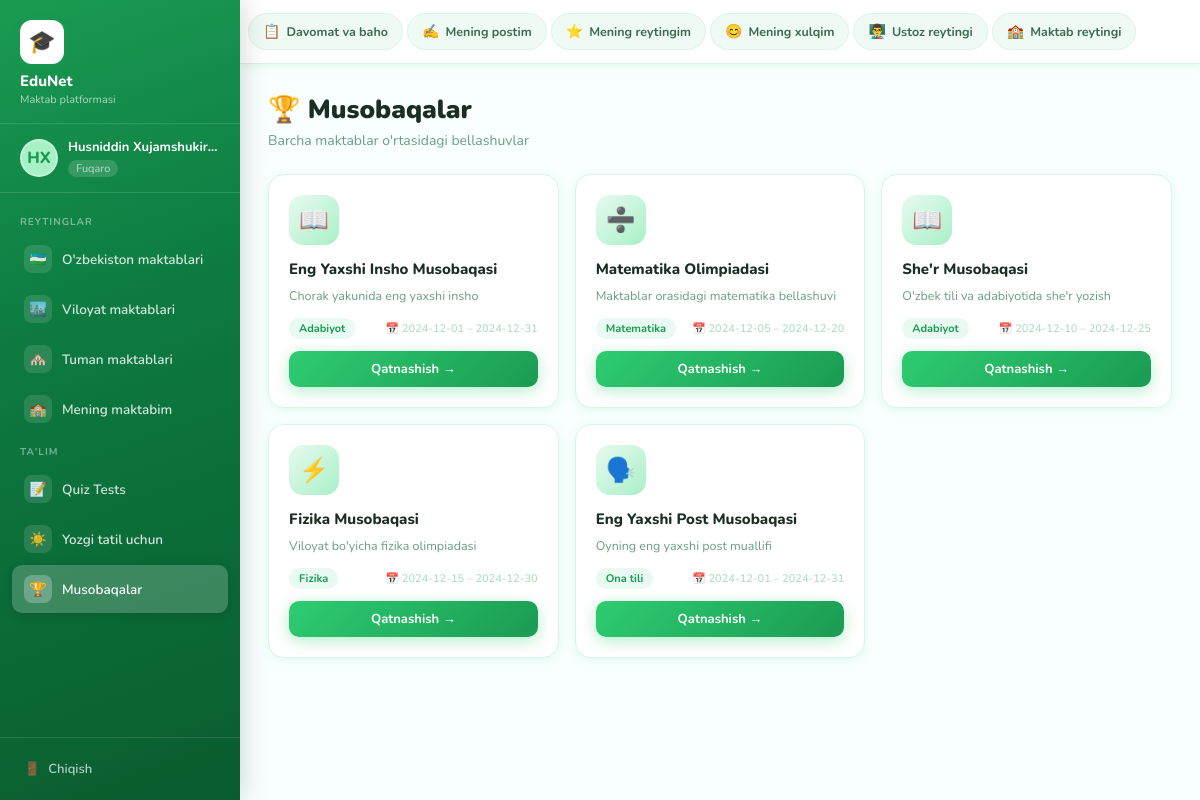
Screenshot of /musobaqalar/ (signed in) with the database file from the repository.
### accounts/models.py (models this page shows, shortened)
class CustomUser(AbstractUser):
    rol = models.CharField(max_length=20, choices=ROL_CHOICES, default='oquvchi')
    viloyat = models.CharField(max_length=50, choices=VILOYATLAR, blank=True)
    tuman = models.CharField(max_length=100, blank=True)
    maktab_raqam = models.CharField(max_length=20, blank=True)
    sinf = models.IntegerField(null=True, blank=True)
    avatar = models.ImageField(upload_to='avatars/', blank=True, null=True)
    reyting = models.FloatField(default=0.0)
    created_at = models.DateTimeField(auto_now_add=True)

### main/views.py (the view)
# urls.py: path('musobaqalar/', views.musobaqalar, name='musobaqalar'),
@login_required
def musobaqalar(request):
    musobaqalar = Musobaqa.objects.all().order_by('-boshlanish')
    demo = [
        {'nomi': 'Eng Yaxshi Insho Musobaqasi', 'fan': 'Adabiyot', 'tavsif': 'Chorak yakunida eng yaxshi insho', 'boshlanish': '2024-12-01', 'tugash': '2024-12-31'},
        {'nomi': 'Matematika Olimpiadasi', 'fan': 'Matematika', 'tavsif': 'Maktablar orasidagi matematika bellashuvi', 'boshlanish': '2024-12-05', 'tugash': '2024-12-20'},
        {'nomi': 'She\'r Musobaqasi', 'fan': 'Adabiyot', 'tavsif': 'O\'zbek tili va adabiyotida she\'r yozish', 'boshlanish': '2024-12-10', 'tugash': '2024-12-25'},
        {'nomi': 'Fizika Musobaqasi', 'fan': 'Fizika', 'tavsif': 'Viloyat bo\'yicha fizika olimpiadasi', 'boshlanish': '2024-12-15', 'tugash': '2024-12-30'},
        {'nomi': 'Eng Yaxshi Post Musobaqasi', 'fan': 'Ona tili', 'tavsif': 'Oyning eng yaxshi post muallifi', 'boshlanish': '2024-12-01', 'tugash': '2024-12-31'},
    ]
    return render(request, 'main/musobaqalar.html', {
        'musobaqalar': musobaqalar if musobaqalar.exists() else demo
    })

### templates/main/musobaqalar.html (shortened to what this page needs)
{% extends 'dashboard_base.html' %}
{% block content %}
<div class="page-header">
  <h1>🏆 Musobaqalar</h1>
  <p>Barcha maktablar o'rtasidagi bellashuvlar</p>
</div>
<div class="three-col">
  {% for m in musobaqalar %}
  <div class="musobaqa-card">
    <div class="musobaqa-icon">
      {% if m.fan == 'Adabiyot' or m.fan == 'adabiyot' %}📖
      {% elif m.fan == 'Matematika' or m.fan == 'matematika' %}➗
      {% elif m.fan == 'Fizika' or m.fan == 'fizika' %}⚡
      {% elif m.fan == 'Ona tili' or m.fan == 'ona_tili' %}🗣️
      {% else %}🏅{% endif %}
    </div>
    <div style="font-size:15px;font-weight:800;color:#1a2e23;margin-bottom:8px">{{ m.nomi }}</div>
    <div style="font-size:12.5px;color:#6b9e80;margin-bottom:12px;line-height:1.5">{{ m.tavsif }}</div>
    <div style="display:flex;justify-content:space-between;align-items:center;margin-bottom:12px">
      <span class="badge badge-green">{{ m.fan }}</span>
      <span style="font-size:11px;color:#b3dfc8;font-weight:600">📅 {{ m.boshlanish }} – {{ m.tugash }}</span>
    </div>
    <button class="btn btn-primary" style="width:100%;font-size:13px;padding:9px">Qatnashish →</button>
  </div>
  {% empty %}
  <div style="grid-column:1/-1;text-align:center;padding:60px;color:#6b9e80">
    <div style="font-size:56px;margin-bottom:12px">🏆</div>
    <p>Hozircha musobaqalar yo'q</p>
  </div>
  {% endfor %}
</div>
{% endblock %}

### templates/dashboard_base.html
{% extends 'base.html' %}
{% load static %}
{% block body %}
<div class="app-layout">
  <aside class="sidebar">
    <div class="sidebar-logo">
      <div class="logo-icon">🎓</div>
      <h2>EduNet</h2>
      <p>Maktab platformasi</p>
    </div>
    <div class="sidebar-user">
      <div class="avatar">{{ request.user.first_name|first|upper }}{{ request.user.last_name|first|upper }}</div>
      <div class="user-info">
        <div class="name">{{ request.user.get_full_name|default:request.user.username }}</div>
        <span class="rol">{{ request.user.get_rol_display }}</span>
      </div>
    </div>
    <nav class="sidebar-nav">
      <div class="nav-label">Reytinglar</div>
      <a href="{% url 'uzbekiston_maktablari' %}" class="{% if request.resolver_match.url_name == 'uzbekiston_maktablari' %}active{% endif %}">
        <span class="nav-icon">🇺🇿</span> O'zbekiston maktablari
      </a>
      <a href="{% url 'viloyat_maktablari' %}" class="{% if request.resolver_match.url_name == 'viloyat_maktablari' %}active{% endif %}">
        <span class="nav-icon">🏙️</span> Viloyat maktablari
      </a>
      <a href="{% url 'tuman_maktablari' %}" class="{% if request.resolver_match.url_name == 'tuman_maktablari' %}active{% endif %}">
        <span class="nav-icon">🏘️</span> Tuman maktablari
      </a>
      <a href="{% url 'mening_maktabim' %}" class="{% if request.resolver_match.url_name == 'mening_maktabim' %}active{% endif %}">
        <span class="nav-icon">🏫</span> Mening maktabim
      </a>
      <div class="nav-label">Ta'lim</div>
      <a href="{% url 'quiz_tests' %}" class="{% if request.resolver_match.url_name == 'quiz_tests' %}active{% endif %}">
        <span class="nav-icon">📝</span> Quiz Tests
      </a>
      <a href="{% url 'yozgi_tatil' %}" class="{% if request.resolver_match.url_name == 'yozgi_tatil' %}active{% endif %}">
        <span class="nav-icon">☀️</span> Yozgi tatil uchun
      </a>
      <a href="{% url 'musobaqalar' %}" class="{% if request.resolver_match.url_name == 'musobaqalar' %}active{% endif %}">
        <span class="nav-icon">🏆</span> Musobaqalar
      </a>
    </nav>
    <div class="sidebar-bottom">
      <a href="{% url 'logout' %}">
        <span>🚪</span> Chiqish
      </a>
    </div>
  </aside>
  <div class="main-wrapper">
    <header class="topbar">
      <a href="{% url 'davomat_baho' %}" class="top-btn {% if request.resolver_match.url_name == 'davomat_baho' %}active{% endif %}">
        <span class="btn-icon">📋</span> Davomat va baho
      </a>
      <a href="{% url 'mening_postim' %}" class="top-btn {% if request.resolver_match.url_name == 'mening_postim' %}active{% endif %}">
        <span class="btn-icon">✍️</span> Mening postim
      </a>
      <a href="{% url 'mening_reytingim' %}" class="top-btn {% if request.resolver_match.url_name == 'mening_reytingim' %}active{% endif %}">
        <span class="btn-icon">⭐</span> Mening reytingim
      </a>
      <a href="{% url 'mening_xulqim' %}" class="top-btn {% if request.resolver_match.url_name == 'mening_xulqim' %}active{% endif %}">
        <span class="btn-icon">😊</span> Mening xulqim
      </a>
      <a href="{% url 'ustoz_reytingi' %}" class="top-btn {% if request.resolver_match.url_name == 'ustoz_reytingi' %}active{% endif %}">
        <span class="btn-icon">👨‍🏫</span> Ustoz reytingi
      </a>
      <a href="{% url 'maktab_reytingi' %}" class="top-btn {% if request.resolver_match.url_name == 'maktab_reytingi' %}active{% endif %}">
        <span class="btn-icon">🏫</span> Maktab reytingi
      </a>
    </header>
    <main class="page-content">
      {% block content %}{% endblock %}
    </main>
  </div>
</div>
{% endblock %}

### rows the page displays
CustomUser: user.first_name|first "H", user.last_name|first "X", user.get_full_name "Husniddin Xujamshukir…", user.rol "Fuqaro"

### other values shown
{{ m.nomi }} "Eng Yaxshi Insho Musobaqasi" "Matematika Olimpiadasi" "She'r Musobaqasi" "Fizika Musobaqasi" "Eng Yaxshi Post Musobaqasi"
{{ m.tavsif }} "Chorak yakunida eng yaxshi insho" "Maktablar orasidagi matematika bellashuvi" "O'zbek tili va adabiyotida she'r yozish" "Viloyat bo'yicha fizika olimpiadasi" "Oyning eng yaxshi post muallifi"
{{ m.fan }} "Adabiyot" "Matematika" "Adabiyot" "Fizika" "Ona tili"
{{ m.boshlanish }} "2024-12-01" "2024-12-05" "2024-12-10" "2024-12-15" "2024-12-01"
{{ m.tugash }} "2024-12-31" "2024-12-20" "2024-12-25" "2024-12-30" "2024-12-31"
